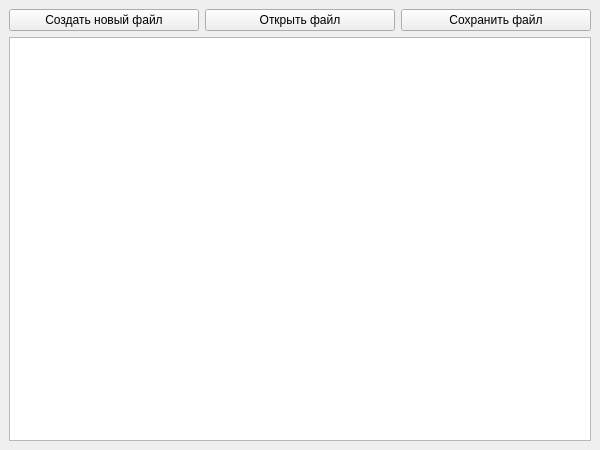
<?xml version="1.0" encoding="UTF-8"?>
<ui version="4.0">
 <class>MainWindow</class>
 <widget class="QMainWindow" name="MainWindow">
  <property name="geometry">
   <rect>
    <x>0</x>
    <y>0</y>
    <width>600</width>
    <height>450</height>
   </rect>
  </property>
  <property name="windowTitle">
   <string>Текстовый редактор</string>
  </property>
  <widget class="QWidget" name="centralwidget">
   <layout class="QVBoxLayout" name="verticalLayout">
    <item>
     <layout class="QHBoxLayout" name="horizontalLayout">
      <item>
       <widget class="QPushButton" name="btn_create">
        <property name="text">
         <string>Создать новый файл</string>
        </property>
       </widget>
      </item>
      <item>
       <widget class="QPushButton" name="btn_open">
        <property name="text">
         <string>Открыть файл</string>
        </property>
       </widget>
      </item>
      <item>
       <widget class="QPushButton" name="btn_save">
        <property name="text">
         <string>Сохранить файл</string>
        </property>
       </widget>
      </item>
     </layout>
    </item>
    <item>
     <widget class="QTextBrowser" name="text_browser">
      <property name="readOnly">
       <bool>false</bool>
      </property>
     </widget>
    </item>
   </layout>
  </widget>
 </widget>
 <resources/>
 <connections/>
</ui>
